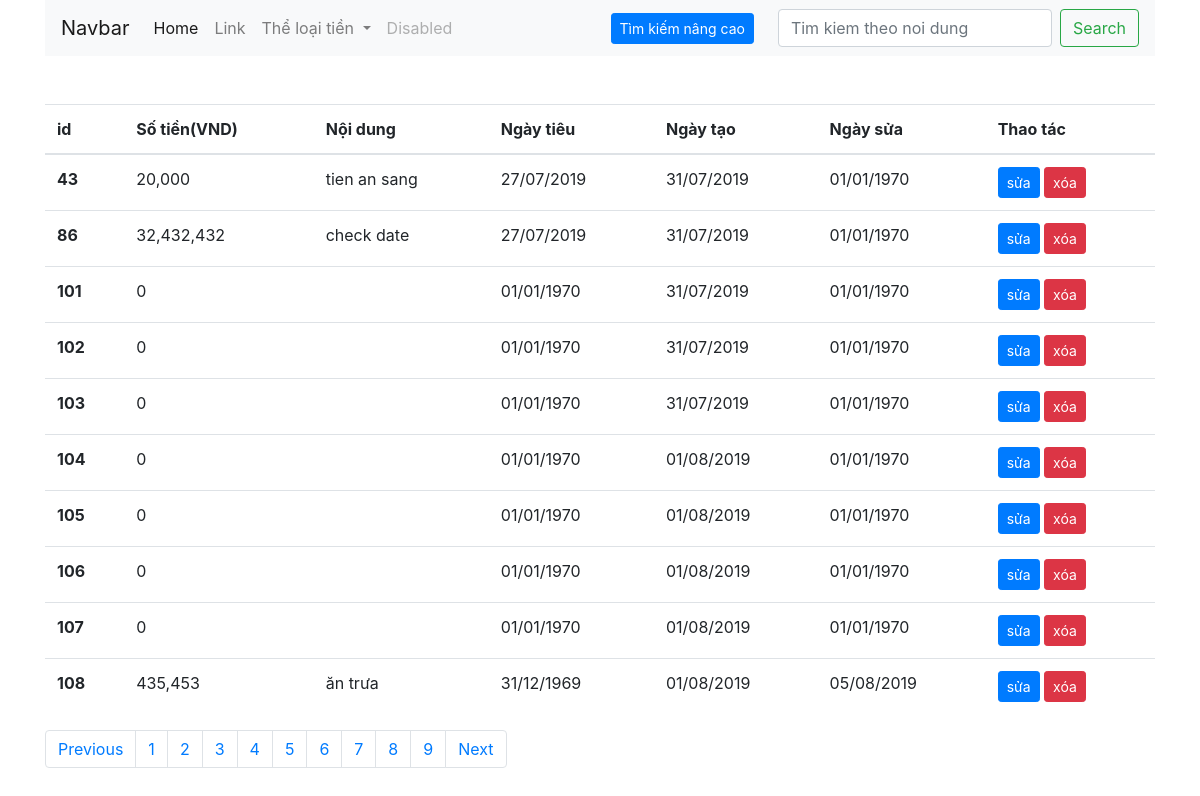
Page /index.php/money/index/view on the earlier database version.
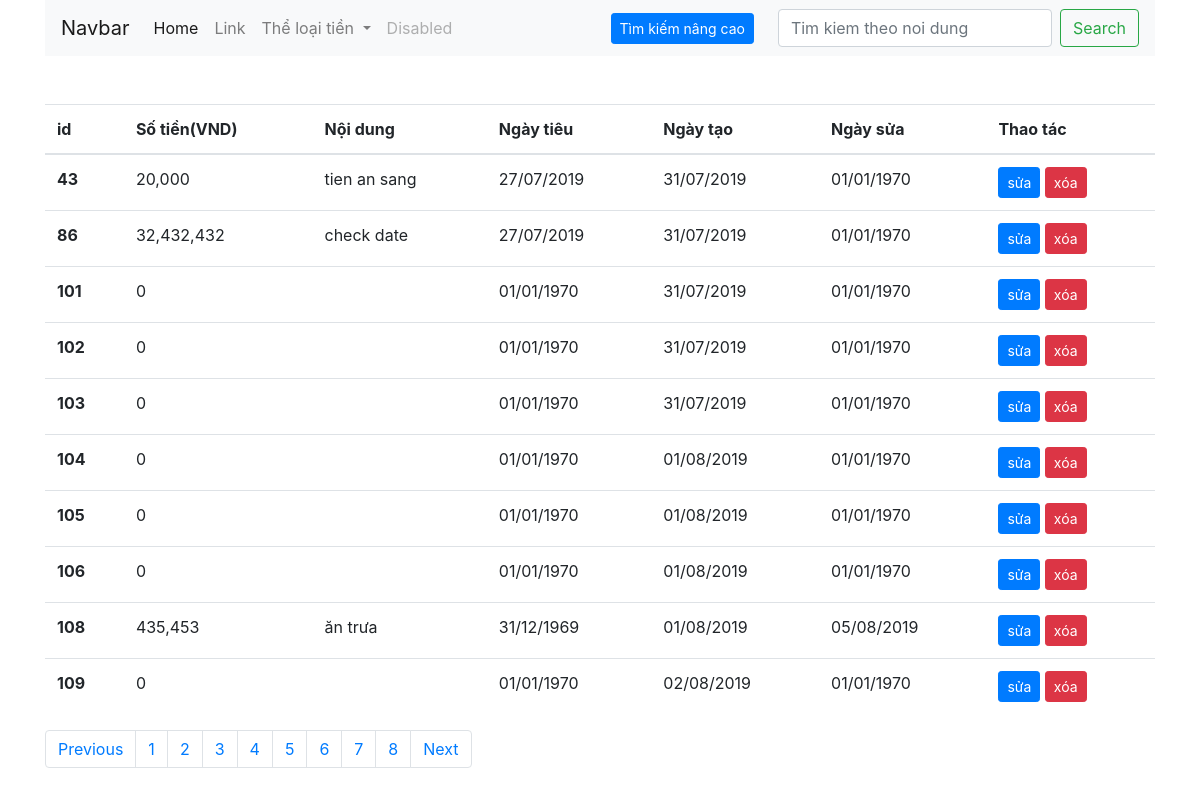
Same page on the later database version.
### tables this page shows
CREATE TABLE `money` (
  `id` int(11) NOT NULL,
  `content` varchar(255) DEFAULT NULL,
  `money` int(11) DEFAULT NULL,
  `status` int(11) DEFAULT NULL,
  `date` int(11) DEFAULT NULL,
  `date_created` int(11) DEFAULT NULL,
  `date_modified` int(11) DEFAULT NULL,
  `idTL` int(11) DEFAULT NULL
);

### application/controllers/money/Index.php (called while the page is built, shortened)
<?php
    class Index extends CI_Controller
    {
        protected $templateConfig;
        public function __construct()
        {
            $this->load->helper(array(
                'url',
                'html',
                'form'
            ));
            $this->load->config('template');
            $this->templateConfig = config_item('template');
            $this->load->model('Money_model');
            $this->load->model('Category_model');
        }
        public function view()
        {
            $template = "money/view";
            $data = array();
            $data['siteTitle'] = "Danh sách chi tiêu";
            $where = array();
            $list = $this->Money_model->getList($where);
            $data['list'] = $list;
            $listCategory = $this->Category_model->getCategory();
            $data['listCat'] = $listCategory;
            $numinpage = 10;
            $num = $this->Money_model->paginationPages();
            $page = ceil($num/$numinpage);
            $data['page'] = $page;
                if(isset($_GET['page']))
                {
                    $numberpage  = $_GET['page'];
                }else
                {
                    $numberpage = 1;
                }
                $from  = ($numberpage - 1) * $numinpage;
                $arrData = array (
                    'from' => $from
                );
                $list = $this->Money_model->pagination($arrData);
                $data['list'] = $list;
                $this->load->view($this->templateConfig['header'], $data);
                $this->load->view($template, $data);
                $this->load->view($this->templateConfig['footer'], $data);
        }
    }

### index.php (called while the page is built, shortened)
<?php
require_once BASEPATH.'core/CodeIgniter.php';

### application/models/Money_model.php (called while the page is built, shortened)
<?php
class Money_model extends CI_Model
{
    public function __construct()
    {
        $this->db = $this->load->database('default', TRUE);
        $this->table = 'money';
    }
    public function getList($where = array())
    {
        $this->db->select();
        $this->db->from($this->table);
        $query = $this->db->get()->result();
        return $query;
    }
    public function paginationPages()
    {
        $this->db->select('id');
        $this->db->from($this->table);
        $query = $this->db->get();
        $num = $query->num_rows();
        return $num;
    }
    public  function pagination($arrData)
    {
        $this->db->select('*');
        $this->db->from($this->table);
        $query = $this->db->get()->result();
        return $query;
    }
}

### application/views/money/view.php (the view, shortened to what this page needs)
<div class="row">
    <div class="col-12">
        <table class="table">
            <thead>
            <tr>
                <th scope="col">id</th>
                <th scope="col">Số tiền(VND)</th>
                <th scope="col">Nội dung</th>
                <th scope="col">Ngày tiêu</th>
                <th scope="col">Ngày tạo</th>
                <th scope="col">Ngày sửa</th>
                <th scope="col">Thao tác</th>
            </tr>
            </thead>
            <tbody>
            <?php foreach ($list as $item) : ?>
            <tr>
                <th scope="row"><?= $item->id ?></th>
                <td><?= number_format($item->money)?></td>
                <td><?= $item->content ?></td>
                <td><?= date('d/m/Y', $item->date) ?></td>
                <td><?= date('d/m/Y', $item->date_created) ?></td>
                <td><?= date('d/m/Y', $item->date_modified) ?></td>
                <td><button type="button" class="btn btn-primary btn-sm" data-toggle="modal" data-target="#exampleModal-<?= $item->id ?>">sửa</button>
                    <button type="button" class="btn btn-danger btn-sm delete" data-toggle="modal" data-target="#delete_exampleModal-<?= $item->id ?>">xóa</button>
                </td>
            </tr>
            <?php endforeach; ?>
            </tbody>
        </table>
    </div>
</div>
<nav aria-label="Page navigation example">
    <ul class="pagination">
        <li class="page-item"><a class="page-link" href="#">Previous</a></li>
        <?php for ($i = 1; $i <= $page; $i++): ?>
        <li class="page-item"><a class="page-link" href="<?= site_url('money/index/view?page=' . $i); ?>"><?= $i; ?></a></li>
        <?php endfor; ?>
        <li class="page-item"><a class="page-link" href="#">Next</a></li>
    </ul>
</nav>

Differences in the rows shown:
removed money: id "107", money "0", date "01/01/1970", date_created "01/08/2019", date_modified "01/01/1970"
now on this page (row unchanged): money: id "109", money "0", date "01/01/1970", date_created "02/08/2019", date_modified "01/01/1970"
Other differences:
list line gone: "9"
